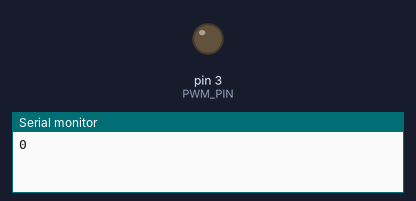
Simulated run of this sketch. Board: Arduino Uno, built with avr-gcc and run on an emulated ATmega328P. On the bench: output pins drawn as LEDs (lit = HIGH), the last lines printed to the serial monitor.

Above: at 0.1 s.
At 12.1 s:
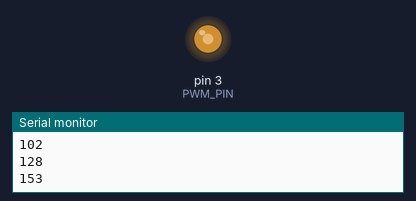
At 24.1 s:
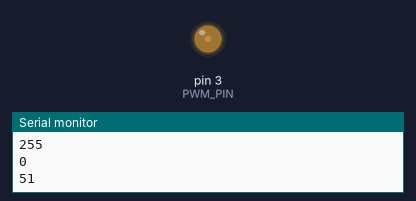
At 36.1 s:
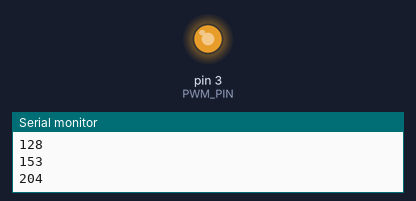
Timing chart, 0 to 40.0 s (numbered marks = the images above):
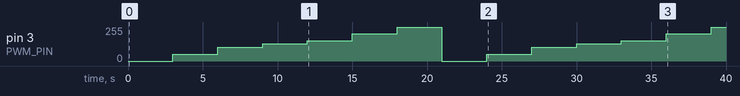

Measured:
- by itself, pin 3 (PWM_PIN): 0/255 → 51/255 at 3.0 s, → 102/255 3.0 s later, → 128/255 3.0 s later, → 153/255 3.0 s later, … (13 changes in this stretch)

The sketch:

RGB_LED_2Pins.ino
```cpp
int PWM_PIN   = 3;  // The output that drives the LED color

int voltages[7] {
  0,    // about zero volts
  51,   // about 1 volt
  102,  // about 2 volts
  128,  // about 2.5 volts
  153,  // about 3.0 volts
  204,  // about 4.0 volts
  255   // about 5.0 volts
};

void setup() {
  Serial.begin(9600);
  pinMode(PWM_PIN, OUTPUT);
}

void loop() {
  for (int i = 0; i < 7; i++) {
    Serial.println(voltages[i]);
    analogWrite(PWM_PIN, voltages[i]);
    delay(3000);
  }
}
```
